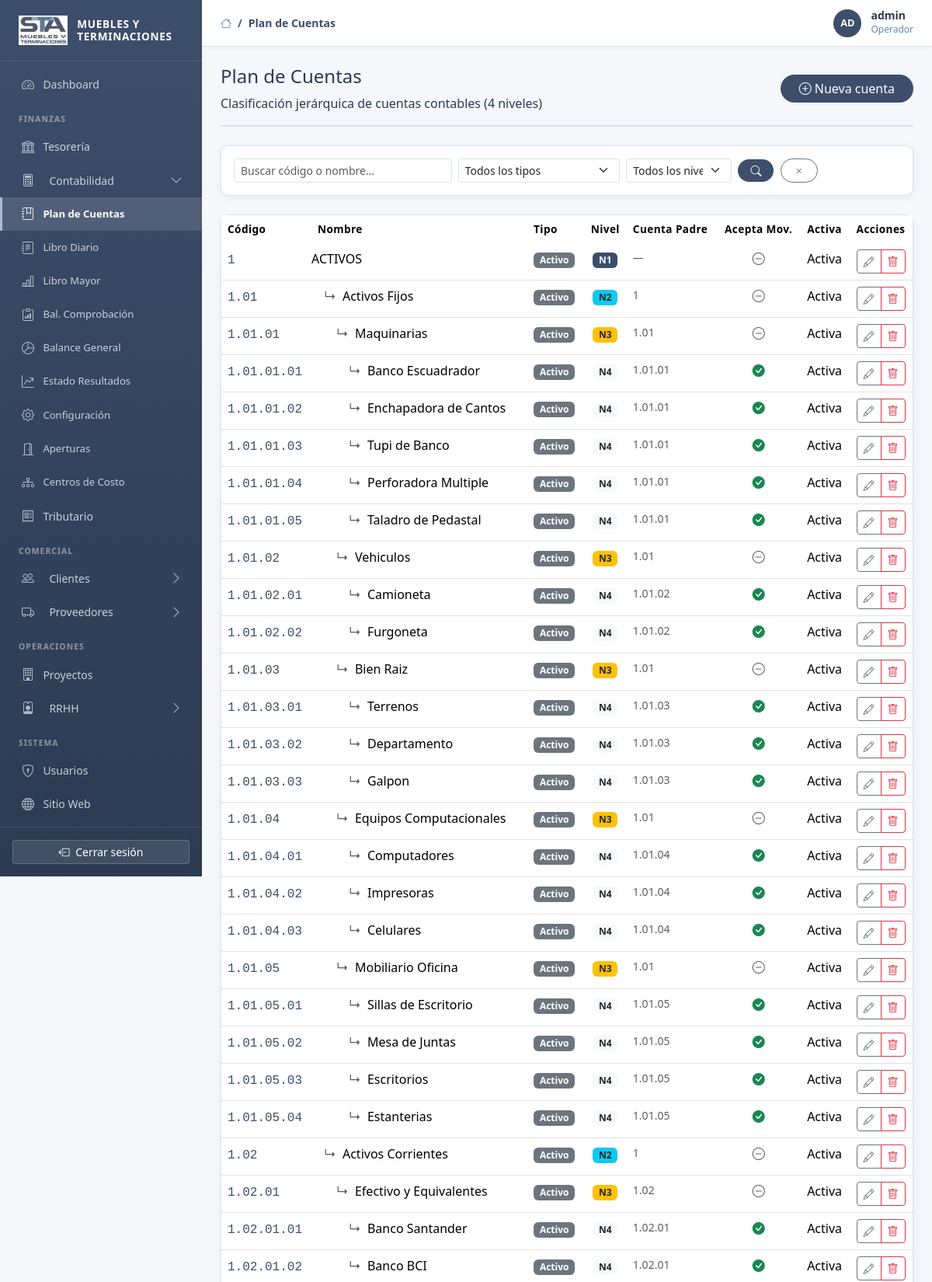
Screenshot of /gestion/contabilidad/ (signed in, upper part) with the database file from the repository.
### apps/accounts/models.py (models this page shows, shortened)
class CustomUser(AbstractUser):
    ROL_CHOICES = [
        ('admin', 'Administrador'),
        ('gerente', 'Gerente'),
        ('contador', 'Contador'),
        ('rrhh', 'Recursos Humanos'),
        ('tesorero', 'Tesorero'),
        ('vendedor', 'Vendedor'),
        ('operador', 'Operador'),
        ('solo_lectura', 'Solo Lectura'),
    ]
    rol = models.CharField(max_length=20, choices=ROL_CHOICES, default='operador', verbose_name='Rol')
    cargo = models.CharField(max_length=100, blank=True, verbose_name='Cargo')
    telefono = models.CharField(max_length=20, blank=True, verbose_name='Teléfono')
    avatar = models.ImageField(upload_to='avatars/', null=True, blank=True, verbose_name='Avatar')
    class Meta:
        verbose_name = 'Usuario'
        verbose_name_plural = 'Usuarios'
    @property
    def nombre_display(self):
        return self.get_full_name() or self.username

### apps/contabilidad/models.py (models this page shows, shortened)
class PlanCuentas(TimeStampedModel):
    TIPO_CHOICES = [
        ('activo', 'Activo'),
        ('pasivo', 'Pasivo'),
        ('ingreso', 'Ingreso'),
        ('costo', 'Costo Operacional'),
        ('gasto', 'Gasto Administrativo'),
        ('socio', 'Socio / Gerencia'),
        ('patrimonio', 'Patrimonio / Resultados Acumulados'),
    ]
    NIVEL_CHOICES = [(i, f'Nivel {i}') for i in range(1, 5)]
    codigo = models.CharField(max_length=20, unique=True, verbose_name='Código')
    nombre = models.CharField(max_length=200, verbose_name='Nombre')
    tipo = models.CharField(max_length=20, choices=TIPO_CHOICES, verbose_name='Tipo')
    nivel = models.PositiveSmallIntegerField(choices=NIVEL_CHOICES, verbose_name='Nivel')
    parent = models.ForeignKey(
        'self', null=True, blank=True, on_delete=models.PROTECT,
        related_name='subcuentas', verbose_name='Cuenta padre'
    )
    descripcion = models.TextField(blank=True, verbose_name='Descripción')
    activa = models.BooleanField(default=True, verbose_name='Activa')
    acepta_movimientos = models.BooleanField(
        default=True,
        verbose_name='Acepta movimientos',
        help_text='Solo las cuentas de nivel 3 y 4 deberían aceptar movimientos directos.'
    )
    class Meta:
        verbose_name = 'Cuenta Contable'
        verbose_name_plural = 'Plan de Cuentas'
        ordering = ['codigo']

### apps/contabilidad/views.py (the view)
# urls.py: path('', views.PlanCuentasListView.as_view(), name='plan_list'),
class PlanCuentasListView(GestionMixin, ListView):
    model = PlanCuentas
    template_name = 'admin/contabilidad/plan_list.html'
    context_object_name = 'cuentas'
    paginate_by = 50
    def get_queryset(self):
        qs = PlanCuentas.objects.select_related('parent')
        q = self.request.GET.get('q')
        nivel = self.request.GET.get('nivel')
        if nivel:
            qs = qs.filter(nivel=nivel)
        if q:
            qs = qs.filter(codigo__icontains=q) | qs.filter(nombre__icontains=q)
        tipo = self.request.GET.get('tipo')
        if tipo:
            qs = qs.filter(tipo=tipo)
        return qs
    def get_context_data(self, **kwargs):
        ctx = super().get_context_data(**kwargs)
        ctx['tipos'] = PlanCuentas.TIPO_CHOICES
        ctx['titulo'] = 'Plan de Cuentas'
        return ctx

### templates/admin/contabilidad/plan_list.html (shortened to what this page needs)
{% extends 'base_admin.html' %}
{% block breadcrumb %}
  <li class="breadcrumb-item active">Plan de Cuentas</li>
{% endblock %}
{% block content %}
<div class="page-header">
  <div>
    <h4 class="page-title">Plan de Cuentas</h4>
    <p class="page-subtitle mb-0">Clasificación jerárquica de cuentas contables (4 niveles)</p>
  </div>
  <div>
    <a href="{% url 'contabilidad:plan_create' %}" class="btn btn-sta rounded-pill px-4">
      <i class="bi bi-plus-circle me-1"></i>Nueva cuenta
    </a>
  </div>
</div>
<div class="card-sta p-3 mb-4">
  <form method="get" class="row g-2 align-items-end">
    <div class="col-sm-4">
      <input type="text" name="q" class="form-control form-control-sm" placeholder="Buscar código o nombre…" value="{{ request.GET.q }}">
    </div>
    <div class="col-sm-3">
      <select name="tipo" class="form-select form-select-sm">
        <option value="">Todos los tipos</option>
      </select>
    </div>
    <div class="col-sm-2">
      <select name="nivel" class="form-select form-select-sm">
        <option value="">Todos los niveles</option>
      </select>
    </div>
    <div class="col-auto">
      <button type="submit" class="btn btn-sta btn-sm rounded-pill px-3">
        <i class="bi bi-search"></i>
      </button>
      <a href="{% url 'contabilidad:plan_list' %}" class="btn btn-outline-secondary btn-sm rounded-pill px-3 ms-1">
        <i class="bi bi-x"></i>
      </a>
    </div>
  </form>
</div>
<div class="card-sta p-0">
  <div class="table-responsive">
    <table class="table table-sta mb-0">
      <thead>
        <tr>
          <th>Código</th>
          <th>Nombre</th>
          <th>Tipo</th>
          <th class="text-center">Nivel</th>
          <th>Cuenta Padre</th>
          <th class="text-center">Acepta Mov.</th>
          <th class="text-center">Activa</th>
          <th class="text-center">Acciones</th>
        </tr>
      </thead>
      <tbody>
        {% for cuenta in cuentas %}
        <tr>
          <td><span class="fw-700 font-monospace text-sta">{{ cuenta.codigo }}</span></td>
          <td style="padding-left:{{ cuenta.nivel|add:"-1" }}rem;">
            {% if cuenta.nivel > 1 %}<span class="text-muted me-1">{% for i in "..." %} {% endfor %}↳</span>{% endif %}
            {{ cuenta.nombre }}
          </td>
          <td><span class="badge bg-secondary">{{ cuenta.get_tipo_display }}</span></td>
          <td class="text-center">
            <span class="badge {% if cuenta.nivel == 1 %}bg-primary{% elif cuenta.nivel == 2 %}bg-info text-dark{% elif cuenta.nivel == 3 %}bg-warning text-dark{% else %}bg-light text-dark{% endif %}">
              N{{ cuenta.nivel }}
            </span>
          </td>
          <td class="text-muted small">{{ cuenta.parent.codigo|default:"—" }}</td>
          <td class="text-center">
            {% if cuenta.acepta_movimientos %}
              <i class="bi bi-check-circle-fill text-success"></i>
            {% else %}
              <i class="bi bi-dash-circle text-muted"></i>
            {% endif %}
          </td>
          <td class="text-center">
            {% if cuenta.activa %}
              <span class="badge-estado activo">Activa</span>
            {% else %}
              <span class="badge-estado inactivo">Inactiva</span>
            {% endif %}
          </td>
          <td class="text-center">
            <div class="btn-group btn-group-sm">
              <a href="{% url 'contabilidad:plan_update' cuenta.pk %}" class="btn btn-outline-secondary btn-sm" title="Editar">
                <i class="bi bi-pencil"></i>
              </a>
              <a href="{% url 'contabilidad:plan_delete' cuenta.pk %}" class="btn btn-outline-danger btn-sm" title="Eliminar">
                <i class="bi bi-trash"></i>
              </a>
            </div>
          </td>
        </tr>
        {% endfor %}
      </tbody>
    </table>
  </div>
</div>
{% endblock %}

### templates/base_admin.html (shortened to what this page needs)
{% load static %}
<!DOCTYPE html>
<html lang="es">
<head>
  <link href="https://cdn.jsdelivr.net/npm/bootstrap@5.3.3/dist/css/bootstrap.min.css" rel="stylesheet">
  <link href="https://cdn.jsdelivr.net/npm/bootstrap-icons@1.11.3/font/bootstrap-icons.min.css" rel="stylesheet">
  <link rel="stylesheet" href="{% static 'css/main.css' %}">
  <link rel="stylesheet" href="{% static 'css/admin.css' %}">
</head>
<body>
<div class="admin-wrapper">
  <aside class="admin-sidebar" id="adminSidebar">
    <div class="sidebar-brand">
      {% if logo_exists %}
        <img src="{% static 'img/logo.png' %}" alt="STA">
      {% else %}
        <div style="width:38px;height:38px;background:rgba(255,255,255,0.15);border-radius:8px;display:flex;align-items:center;justify-content:center;font-weight:800;font-size:1rem;color:white;">STA</div>
      {% endif %}
      <span>Muebles y<br>Terminaciones</span>
    </div>
    <nav class="flex-grow-1 py-2 overflow-auto">
      <a href="{% url 'dashboard:index' %}" class="nav-link {% if request.resolver_match.namespace == 'dashboard' %}active{% endif %}">
        <i class="bi bi-speedometer2"></i> Dashboard
      </a>
      <div class="nav-section-title">Finanzas</div>
      <a href="{% url 'tesoreria:resumen' %}" class="nav-link {% if request.resolver_match.namespace == 'tesoreria' %}active{% endif %}">
        <i class="bi bi-bank"></i> Tesorería
      </a>
      <a class="nav-link nav-group-toggle d-flex align-items-center {% if request.resolver_match.namespace != 'contabilidad' %}collapsed{% endif %}"
         data-bs-toggle="collapse" href="#nav-contabilidad" role="button"
         aria-expanded="{% if request.resolver_match.namespace == 'contabilidad' %}true{% else %}false{% endif %}">
        <i class="bi bi-calculator me-2"></i><span>Contabilidad</span>
        <i class="bi bi-chevron-down nav-chevron ms-auto"></i>
      </a>
      <div class="collapse {% if request.resolver_match.namespace == 'contabilidad' %}show{% endif %}" id="nav-contabilidad">
        <a href="{% url 'contabilidad:plan_list' %}" class="nav-link ps-4 {% if request.resolver_match.url_name == 'plan_list' %}active{% endif %}" style="font-size:.82rem;">
          <i class="bi bi-journal-bookmark"></i> Plan de Cuentas
        </a>
        <a href="{% url 'contabilidad:diario_list' %}" class="nav-link ps-4 " style="font-size:.82rem;">
          <i class="bi bi-journal-text"></i> Libro Diario
        </a>
        <a href="{% url 'contabilidad:libro_mayor' %}" class="nav-link ps-4 {% if request.resolver_match.url_name == 'libro_mayor' %}active{% endif %}" style="font-size:.82rem;">
          <i class="bi bi-bar-chart-line"></i> Libro Mayor
        </a>
        <a href="{% url 'contabilidad:balance_comprobacion' %}" class="nav-link ps-4 {% if request.resolver_match.url_name == 'balance_comprobacion' %}active{% endif %}" style="font-size:.82rem;">
          <i class="bi bi-clipboard-data"></i> Bal. Comprobación
        </a>
        <a href="{% url 'contabilidad:balance_general' %}" class="nav-link ps-4 {% if request.resolver_match.url_name == 'balance_general' %}active{% endif %}" style="font-size:.82rem;">
          <i class="bi bi-pie-chart"></i> Balance General
        </a>
        <a href="{% url 'contabilidad:estado_resultados' %}" class="nav-link ps-4 {% if request.resolver_match.url_name == 'estado_resultados' %}active{% endif %}" style="font-size:.82rem;">
          <i class="bi bi-graph-up-arrow"></i> Estado Resultados
        </a>
        <a href="{% url 'contabilidad:configuracion' %}" class="nav-link ps-4 {% if request.resolver_match.url_name == 'configuracion' %}active{% endif %}" style="font-size:.82rem;">
          <i class="bi bi-gear"></i> Configuración
        </a>
        <a href="{% url 'contabilidad:apertura' %}" class="nav-link ps-4 {% if request.resolver_match.url_name == 'apertura' %}active{% endif %}" style="font-size:.82rem;">
          <i class="bi bi-door-open"></i> Aperturas
        </a>
        <a href="{% url 'contabilidad:centro_list' %}" class="nav-link ps-4 {% if 'centro' in request.resolver_match.url_name %}active{% endif %}" style="font-size:.82rem;">
          <i class="bi bi-diagram-3"></i> Centros de Costo
        </a>
      </div>
      <a href="{% url 'tributario:resumen' %}" class="nav-link {% if request.resolver_match.namespace == 'tributario' %}active{% endif %}">
        <i class="bi bi-receipt"></i> Tributario
      </a>
      <div class="nav-section-title">Comercial</div>
      <a class="nav-link nav-group-toggle d-flex align-items-center {% if request.resolver_match.namespace != 'clientes' %}collapsed{% endif %}"
         data-bs-toggle="collapse" href="#nav-clientes" role="button"
         aria-expanded="{% if request.resolver_match.namespace == 'clientes' %}true{% else %}false{% endif %}">
        <i class="bi bi-people me-2"></i><span>Clientes</span>
        <i class="bi bi-chevron-down nav-chevron ms-auto"></i>
      </a>
      <a class="nav-link nav-group-toggle d-flex align-items-center {% if request.resolver_match.namespace != 'proveedores' %}collapsed{% endif %}"
         data-bs-toggle="collapse" href="#nav-proveedores" role="button"
         aria-expanded="{% if request.resolver_match.namespace == 'proveedores' %}true{% else %}false{% endif %}">
        <i class="bi bi-truck me-2"></i><span>Proveedores</span>
        <i class="bi bi-chevron-down nav-chevron ms-auto"></i>
      </a>
      <div class="nav-section-title">Operaciones</div>
      <a href="{% url 'proyectos:proyecto_list' %}" class="nav-link {% if request.resolver_match.namespace == 'proyectos' %}active{% endif %}">
        <i class="bi bi-building"></i> Proyectos
      </a>
      <a class="nav-link nav-group-toggle d-flex align-items-center {% if request.resolver_match.namespace != 'rrhh' %}collapsed{% endif %}"
         data-bs-toggle="collapse" href="#nav-rrhh" role="button"
         aria-expanded="{% if request.resolver_match.namespace == 'rrhh' %}true{% else %}false{% endif %}">
        <i class="bi bi-person-badge me-2"></i><span>RRHH</span>
        <i class="bi bi-chevron-down nav-chevron ms-auto"></i>
      </a>
      <div class="nav-section-title">Sistema</div>
      <a href="{% url 'accounts:usuario_list' %}" class="nav-link {% if request.resolver_match.namespace == 'accounts' and request.resolver_match.url_name == 'usuario_list' %}active{% endif %}">
        <i class="bi bi-shield-lock"></i> Usuarios
      </a>
      <a href="{% url 'web:index' %}" class="nav-link" target="_blank">
        <i class="bi bi-globe"></i> Sitio Web
      </a>
    </nav>
    <div class="p-3 border-top" style="border-color:rgba(255,255,255,0.1)!important;">
      <form method="post" action="{% url 'accounts:logout' %}">
        <button type="submit" class="btn btn-sm w-100 text-white" style="background:rgba(255,255,255,0.1);border:1px solid rgba(255,255,255,0.2);">
          <i class="bi bi-box-arrow-left me-1"></i> Cerrar sesión
        </button>
      </form>
    </div>
  </aside>
  <div class="admin-content">
    <header class="admin-topbar">
      <div class="d-flex align-items-center gap-3">
        <nav aria-label="breadcrumb">
          <ol class="breadcrumb mb-0">
            <li class="breadcrumb-item"><a href="{% url 'dashboard:index' %}"><i class="bi bi-house"></i></a></li>
            {% block breadcrumb %}{% endblock %}
          </ol>
        </nav>
      </div>
      <div class="topbar-user">
        {% if user.is_authenticated %}
          <div class="avatar">{{ user.nombre_display|slice:":2"|upper }}</div>
          <div class="d-none d-md-block">
            <div class="fw-600" style="line-height:1.2;">{{ user.nombre_display }}</div>
            <div style="font-size:.75rem;color:var(--sta-steel);">{{ user.get_rol_display }}</div>
          </div>
        {% endif %}
      </div>
    </header>
    <main class="admin-main">
      {% block content %}{% endblock %}
    </main>
  </div>
</div>
</body>
</html>

### rows the page displays
CustomUser: nombre_display "AD", nombre_display "admin", rol "Operador"
PlanCuentas: codigo "1", nombre "ACTIVOS", tipo "Activo", nivel "1", parent.codigo "—", acepta_movimientos False (drawn), activa "Activa"
PlanCuentas: codigo "1.01", nombre "Activos Fijos", tipo "Activo", nivel "2", parent.codigo "1", acepta_movimientos False (drawn), activa "Activa"
PlanCuentas: codigo "1.01.01", nombre "Maquinarias", tipo "Activo", nivel "3", parent.codigo "1.01", acepta_movimientos False (drawn), activa "Activa"
PlanCuentas: codigo "1.01.01.01", nombre "Banco Escuadrador", tipo "Activo", nivel "4", parent.codigo "1.01.01", acepta_movimientos True (drawn), activa "Activa"
PlanCuentas: codigo "1.01.01.02", nombre "Enchapadora de Cantos", tipo "Activo", nivel "4", parent.codigo "1.01.01", acepta_movimientos True (drawn), activa "Activa"
PlanCuentas: codigo "1.01.01.03", nombre "Tupi de Banco", tipo "Activo", nivel "4", parent.codigo "1.01.01", acepta_movimientos True (drawn), activa "Activa"
PlanCuentas: codigo "1.01.01.04", nombre "Perforadora Multiple", tipo "Activo", nivel "4", parent.codigo "1.01.01", acepta_movimientos True (drawn), activa "Activa"
PlanCuentas: codigo "1.01.01.05", nombre "Taladro de Pedastal", tipo "Activo", nivel "4", parent.codigo "1.01.01", acepta_movimientos True (drawn), activa "Activa"
PlanCuentas: codigo "1.01.02", nombre "Vehiculos", tipo "Activo", nivel "3", parent.codigo "1.01", acepta_movimientos False (drawn), activa "Activa"
PlanCuentas: codigo "1.01.02.01", nombre "Camioneta", tipo "Activo", nivel "4", parent.codigo "1.01.02", acepta_movimientos True (drawn), activa "Activa"
PlanCuentas: codigo "1.01.02.02", nombre "Furgoneta", tipo "Activo", nivel "4", parent.codigo "1.01.02", acepta_movimientos True (drawn), activa "Activa"
PlanCuentas: codigo "1.01.03", nombre "Bien Raiz", tipo "Activo", nivel "3", parent.codigo "1.01", acepta_movimientos False (drawn), activa "Activa"
PlanCuentas: codigo "1.01.03.01", nombre "Terrenos", tipo "Activo", nivel "4", parent.codigo "1.01.03", acepta_movimientos True (drawn), activa "Activa"
PlanCuentas: codigo "1.01.03.02", nombre "Departamento", tipo "Activo", nivel "4", parent.codigo "1.01.03", acepta_movimientos True (drawn), activa "Activa"
PlanCuentas: codigo "1.01.03.03", nombre "Galpon", tipo "Activo", nivel "4", parent.codigo "1.01.03", acepta_movimientos True (drawn), activa "Activa"
PlanCuentas: codigo "1.01.04", nombre "Equipos Computacionales", tipo "Activo", nivel "3", parent.codigo "1.01", acepta_movimientos False (drawn), activa "Activa"
PlanCuentas: codigo "1.01.04.01", nombre "Computadores", tipo "Activo", nivel "4", parent.codigo "1.01.04", acepta_movimientos True (drawn), activa "Activa"
PlanCuentas: codigo "1.01.04.02", nombre "Impresoras", tipo "Activo", nivel "4", parent.codigo "1.01.04", acepta_movimientos True (drawn), activa "Activa"
PlanCuentas: codigo "1.01.04.03", nombre "Celulares", tipo "Activo", nivel "4", parent.codigo "1.01.04", acepta_movimientos True (drawn), activa "Activa"
PlanCuentas: codigo "1.01.05", nombre "Mobiliario Oficina", tipo "Activo", nivel "3", parent.codigo "1.01", acepta_movimientos False (drawn), activa "Activa"
PlanCuentas: codigo "1.01.05.01", nombre "Sillas de Escritorio", tipo "Activo", nivel "4", parent.codigo "1.01.05", acepta_movimientos True (drawn), activa "Activa"
PlanCuentas: codigo "1.01.05.02", nombre "Mesa de Juntas", tipo "Activo", nivel "4", parent.codigo "1.01.05", acepta_movimientos True (drawn), activa "Activa"
PlanCuentas: codigo "1.01.05.03", nombre "Escritorios", tipo "Activo", nivel "4", parent.codigo "1.01.05", acepta_movimientos True (drawn), activa "Activa"
PlanCuentas: codigo "1.01.05.04", nombre "Estanterias", tipo "Activo", nivel "4", parent.codigo "1.01.05", acepta_movimientos True (drawn), activa "Activa"
PlanCuentas: codigo "1.02", nombre "Activos Corrientes", tipo "Activo", nivel "2", parent.codigo "1", acepta_movimientos False (drawn), activa "Activa"
PlanCuentas: codigo "1.02.01", nombre "Efectivo y Equivalentes", tipo "Activo", nivel "3", parent.codigo "1.02", acepta_movimientos False (drawn), activa "Activa"
PlanCuentas: codigo "1.02.01.01", nombre "Banco Santander", tipo "Activo", nivel "4", parent.codigo "1.02.01", acepta_movimientos True (drawn), activa "Activa"
PlanCuentas: codigo "1.02.01.02", nombre "Banco BCI", tipo "Activo", nivel "4", parent.codigo "1.02.01", acepta_movimientos True (drawn), activa "Activa"
